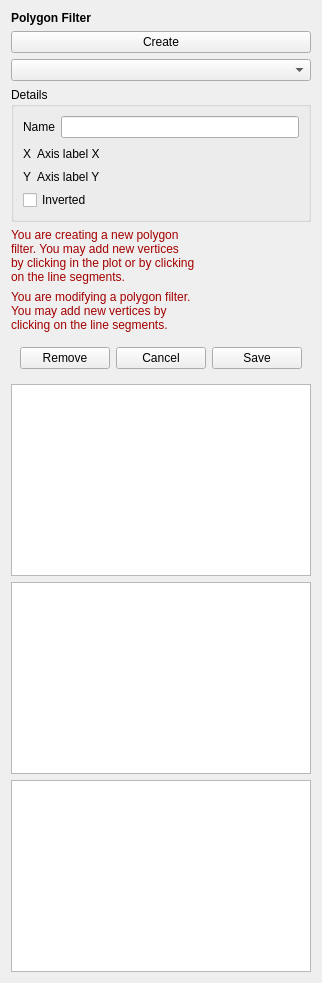
      <widget class="QWidget" name="page_poly">
       <property name="sizePolicy">
        <sizepolicy hsizetype="Preferred" vsizetype="Expanding">
         <horstretch>0</horstretch>
         <verstretch>0</verstretch>
        </sizepolicy>
       </property>
       <layout class="QVBoxLayout" name="verticalLayout_5" stretch="0,0,0,0,0,1">
        <item>
         <widget class="QLabel" name="label_9">
          <property name="text">
           <string>&lt;b&gt;Polygon Filter&lt;/b&gt;</string>
          </property>
         </widget>
        </item>
        <item>
         <widget class="QPushButton" name="pushButton_poly_create">
          <property name="text">
           <string>Create</string>
          </property>
         </widget>
        </item>
        <item>
         <widget class="QComboBox" name="comboBox_poly"/>
        </item>
        <item>
         <widget class="QGroupBox" name="groupBox_poly">
          <property name="title">
           <string>Details</string>
          </property>
          <layout class="QVBoxLayout" name="verticalLayout_12">
           <item>
            <layout class="QHBoxLayout" name="horizontalLayout_4">
             <property name="topMargin">
              <number>0</number>
             </property>
             <item>
              <widget class="QLabel" name="label_12">
               <property name="text">
                <string>Name</string>
               </property>
              </widget>
             </item>
             <item>
              <widget class="QLineEdit" name="lineEdit_poly"/>
             </item>
            </layout>
           </item>
           <item>
            <layout class="QGridLayout" name="gridLayout_5">
             <property name="topMargin">
              <number>0</number>
             </property>
             <item row="0" column="0">
              <widget class="QLabel" name="label_10">
               <property name="text">
                <string>X</string>
               </property>
              </widget>
             </item>
             <item row="0" column="1">
              <widget class="QLabel" name="label_poly_x">
               <property name="sizePolicy">
                <sizepolicy hsizetype="Expanding" vsizetype="Preferred">
                 <horstretch>0</horstretch>
                 <verstretch>0</verstretch>
                </sizepolicy>
               </property>
               <property name="text">
                <string>Axis label X</string>
               </property>
              </widget>
             </item>
             <item row="1" column="1">
              <widget class="QLabel" name="label_poly_y">
               <property name="sizePolicy">
                <sizepolicy hsizetype="Expanding" vsizetype="Preferred">
                 <horstretch>0</horstretch>
                 <verstretch>0</verstretch>
                </sizepolicy>
               </property>
               <property name="text">
                <string>Axis label Y</string>
               </property>
              </widget>
             </item>
             <item row="1" column="0">
              <widget class="QLabel" name="label_11">
               <property name="text">
                <string>Y</string>
               </property>
              </widget>
             </item>
             <item row="0" column="2">
              <spacer name="horizontalSpacer_5">
               <property name="orientation">
                <enum>Qt::Orientation::Horizontal</enum>
               </property>
               <property name="sizeHint" stdset="0">
                <size>
                 <width>0</width>
                 <height>20</height>
                </size>
               </property>
              </spacer>
             </item>
            </layout>
           </item>
           <item>
            <widget class="QCheckBox" name="checkBox_poly">
             <property name="text">
              <string>Inverted</string>
             </property>
            </widget>
           </item>
          </layout>
         </widget>
        </item>
        <item>
         <widget class="QWidget" name="widget_5" native="true">
          <layout class="QVBoxLayout" name="verticalLayout_16">
           <property name="leftMargin">
            <number>0</number>
           </property>
           <property name="topMargin">
            <number>0</number>
           </property>
           <property name="rightMargin">
            <number>0</number>
           </property>
           <property name="bottomMargin">
            <number>0</number>
           </property>
           <item>
            <widget class="QLabel" name="label_poly_create">
             <property name="text">
              <string>&lt;html&gt;&lt;head/&gt;&lt;body&gt;&lt;p&gt;&lt;span style=&quot; color:#a40000;&quot;&gt;You are creating a new polygon&lt;br/&gt;filter. You may add new vertices&lt;br/&gt;by clicking in the plot or by clicking&lt;br/&gt;on the line segments.&lt;/span&gt;&lt;/p&gt;&lt;/body&gt;&lt;/html&gt;</string>
             </property>
            </widget>
           </item>
           <item>
            <widget class="QLabel" name="label_poly_modify">
             <property name="text">
              <string>&lt;html&gt;&lt;head/&gt;&lt;body&gt;&lt;p&gt;&lt;span style=&quot; color:#a40000;&quot;&gt;You are modifying a polygon filter.&lt;br/&gt;You may add new vertices by&lt;br/&gt;clicking on the line segments.&lt;/span&gt;&lt;/p&gt;&lt;/body&gt;&lt;/html&gt;</string>
             </property>
            </widget>
           </item>
           <item>
            <widget class="QWidget" name="widget_3" native="true">
             <layout class="QVBoxLayout" name="verticalLayout_13">
              <item>
               <layout class="QHBoxLayout" name="horizontalLayout_5">
                <property name="topMargin">
                 <number>0</number>
                </property>
                <item>
                 <widget class="QPushButton" name="pushButton_poly_delete">
                  <property name="text">
                   <string>Remove</string>
                  </property>
                 </widget>
                </item>
                <item>
                 <widget class="QPushButton" name="pushButton_poly_cancel">
                  <property name="text">
                   <string>Cancel</string>
                  </property>
                 </widget>
                </item>
                <item>
                 <widget class="QPushButton" name="pushButton_poly_save">
                  <property name="text">
                   <string>Save</string>
                  </property>
                 </widget>
                </item>
               </layout>
              </item>
             </layout>
            </widget>
           </item>
          </layout>
         </widget>
        </item>
        <item>
         <widget class="QWidget" name="widget_poly_images" native="true">
          <property name="sizePolicy">
           <sizepolicy hsizetype="Expanding" vsizetype="Expanding">
            <horstretch>0</horstretch>
            <verstretch>0</verstretch>
           </sizepolicy>
          </property>
          <layout class="QVBoxLayout" name="verticalLayout_15">
           <property name="sizeConstraint">
            <enum>QLayout::SizeConstraint::SetNoConstraint</enum>
           </property>
           <property name="leftMargin">
            <number>0</number>
           </property>
           <property name="topMargin">
            <number>0</number>
           </property>
           <property name="rightMargin">
            <number>0</number>
           </property>
           <property name="bottomMargin">
            <number>0</number>
           </property>
           <item>
            <widget class="SimpleImageView" name="imageView_image_poly">
             <property name="sizePolicy">
              <sizepolicy hsizetype="Expanding" vsizetype="Expanding">
               <horstretch>0</horstretch>
               <verstretch>0</verstretch>
              </sizepolicy>
             </property>
             <property name="minimumSize">
              <size>
               <width>300</width>
               <height>100</height>
              </size>
             </property>
             <property name="styleSheet">
              <string notr="true">opacity: 0</string>
             </property>
            </widget>
           </item>
           <item>
            <widget class="SimpleImageView" name="imageView_image_poly_pha">
             <property name="sizePolicy">
              <sizepolicy hsizetype="Expanding" vsizetype="Expanding">
               <horstretch>0</horstretch>
               <verstretch>0</verstretch>
              </sizepolicy>
             </property>
             <property name="minimumSize">
              <size>
               <width>300</width>
               <height>100</height>
              </size>
             </property>
             <property name="styleSheet">
              <string notr="true">opacity: 0</string>
             </property>
            </widget>
           </item>
           <item>
            <widget class="SimpleImageView" name="imageView_image_poly_amp">
             <property name="sizePolicy">
              <sizepolicy hsizetype="Expanding" vsizetype="Expanding">
               <horstretch>0</horstretch>
               <verstretch>0</verstretch>
              </sizepolicy>
             </property>
             <property name="minimumSize">
              <size>
               <width>300</width>
               <height>100</height>
              </size>
             </property>
             <property name="styleSheet">
              <string notr="true">opacity: 0</string>
             </property>
            </widget>
           </item>
          </layout>
         </widget>
        </item>
       </layout>
      </widget>
